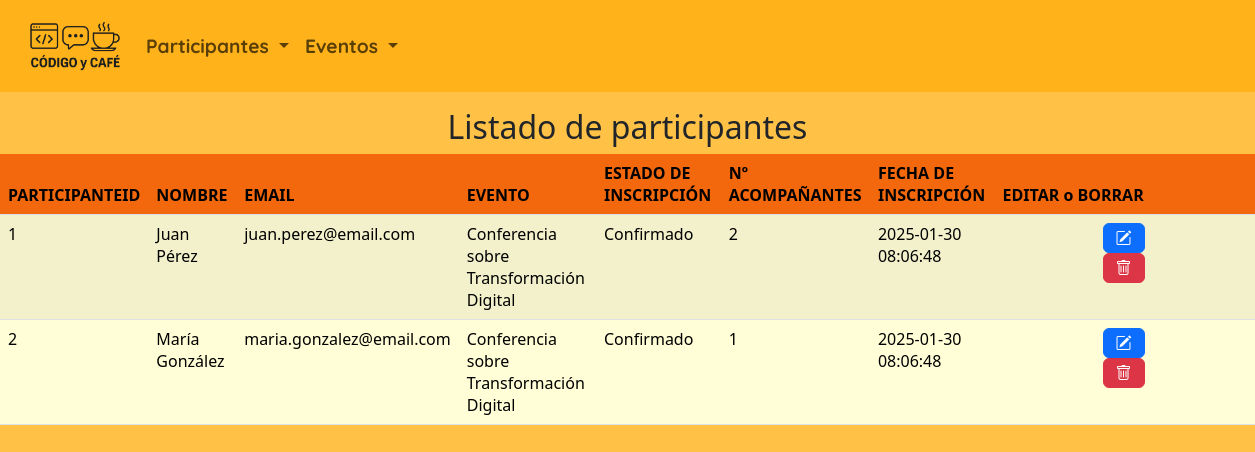
Screenshot of /listado_participantes.php?lstEventoP=1 with the database file from the repository.
### tables this page shows
CREATE TABLE `participantes` (
  `participante_id` int NOT NULL,
  `participante_nombre` varchar(255) NOT NULL,
  `participante_email` varchar(255) NOT NULL,
  `evento_id` int NOT NULL,
  `inscripcion_estado` enum('Pendiente','Confirmado','Cancelado') DEFAULT 'Pendiente',
  `numero_acompanantes` int DEFAULT '0',
  `inscripcion_fecha` timestamp NULL DEFAULT CURRENT_TIMESTAMP
);

CREATE TABLE `eventos` (
  `evento_id` int NOT NULL,
  `evento_nombre` varchar(255) NOT NULL,
  `evento_descripcion` text,
  `evento_imagen` varchar(255) DEFAULT NULL,
  `evento_fecha` datetime NOT NULL,
  `evento_localizacion` varchar(255) NOT NULL,
  `evento_organizador` varchar(255) DEFAULT NULL
);

### listado_participantes.php (the view, shortened to what this page needs)
<?php
$conexion = obtenerConexion();
if (isset($_GET['lstEventoP'])) {
    $eventoid = $_GET['lstEventoP'];
    $sql = "SELECT p.*, e.evento_nombre AS evento FROM participantes p, eventos e
    WHERE p.evento_id = e.evento_id AND p.evento_id = $eventoid ORDER BY p.participante_id ASC;";
} else {
    $sql = "SELECT p.*, e.evento_nombre AS evento FROM participantes p, eventos e
    WHERE p.evento_id = e.evento_id ORDER BY p.participante_id ASC;";
}
$resultado = mysqli_query($conexion, $sql);
$mensaje = "<h2 class='text-center'>Listado de participantes</h2>";
$mensaje .= "<table class='table table-striped'>";
$mensaje .= "<thead><tr><th>PARTICIPANTEID</th><th>NOMBRE</th><th>EMAIL</th><th>EVENTO</th><th>ESTADO DE INSCRIPCIÓN</th><th>Nº ACOMPAÑANTES</th><th>FECHA DE INSCRIPCIÓN</th><th>EDITAR o BORRAR</th></tr></thead>";
$mensaje .= "<tbody>";
while ($fila = mysqli_fetch_assoc($resultado)) {
    $mensaje .= "<tr><td>" . $fila['participante_id'] . "</td>";
    $mensaje .= "<td>" . $fila['participante_nombre'] . "</td>";
    $mensaje .= "<td>" . $fila['participante_email'] . "</td>";
    $mensaje .= "<td>" . $fila['evento'] . "</td>";
    $mensaje .= "<td>" . $fila['inscripcion_estado'] . "</td>";
    $mensaje .= "<td>" . $fila['numero_acompanantes'] . "</td>";
    $mensaje .= "<td>" . $fila['inscripcion_fecha'] . "</td>";
    $mensaje .= "<td><form class='d-inline me-1' action='editar_participante.php' method='post'>";
    $mensaje .= "<input type='hidden' name='participante' value='" . htmlspecialchars(json_encode($fila),ENT_QUOTES) . "' />";
    $mensaje .= "<button name='Editar' class='btn btn-primary'><i class='bi bi-pencil-square'></i></button></form>";
    $mensaje .= "<form class='d-inline' action='proceso_borrar_participante.php' method='post'>";
    $mensaje .= "<input type='hidden' name='idparticipante' value='" . $fila['participante_id']  . "' />";
    $mensaje .= "<button name='Borrar' class='btn btn-danger'><i class='bi bi-trash'></i></button></form>";
    $mensaje .= "</td></tr>";
}
$mensaje .= "</tbody></table>";
echo $mensaje;
?>

### rows the page displays
participantes: participante_id "1", participante_nombre "Juan Pérez", participante_email "juan.perez@email.com", evento.evento_nombre "Conferencia sobre Transformación Digital", inscripcion_estado "Confirmado", numero_acompanantes "2", inscripcion_fecha "2025-01-30 08:06:48"
participantes: participante_id "2", participante_nombre "María González", participante_email "maria.gonzalez@email.com", evento.evento_nombre "Conferencia sobre Transformación Digital", inscripcion_estado "Confirmado", numero_acompanantes "1", inscripcion_fecha "2025-01-30 08:06:48"
